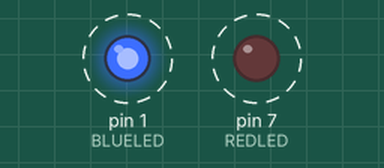
Simulated run of this sketch. Board: Arduino Uno, built with avr-gcc and run on an emulated ATmega328P. Parts: output pins drawn as LEDs (lit = HIGH). Dashed ring = blinking.

Above: at 0.5 s.
Timing chart, 0 to 4.6 s (numbered marks = the images above):
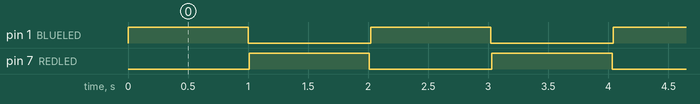

The sketch:

motor-sim.ino
```cpp
#define REDLED 7
#define BLUELED 1
void setup() {
  // put your setup code here, to run once:
pinMode(1, OUTPUT);
pinMode(7, OUTPUT);
}

void loop() {
  // put your main code here, to run repeatedly:
digitalWrite(BLUELED, HIGH);
delay(1000);
digitalWrite(BLUELED, LOW);
delay(10);
digitalWrite(REDLED, HIGH);
delay(1000);
digitalWrite(REDLED, LOW);
delay(10);
}
```

Measured:
- by itself, pin 1 (BLUELED), pin 7 (REDLED): alternates HIGH for 1.0 s and LOW for 1.0 s
- by itself, everything shown: repeats every 2.0 s, in 4 steps
